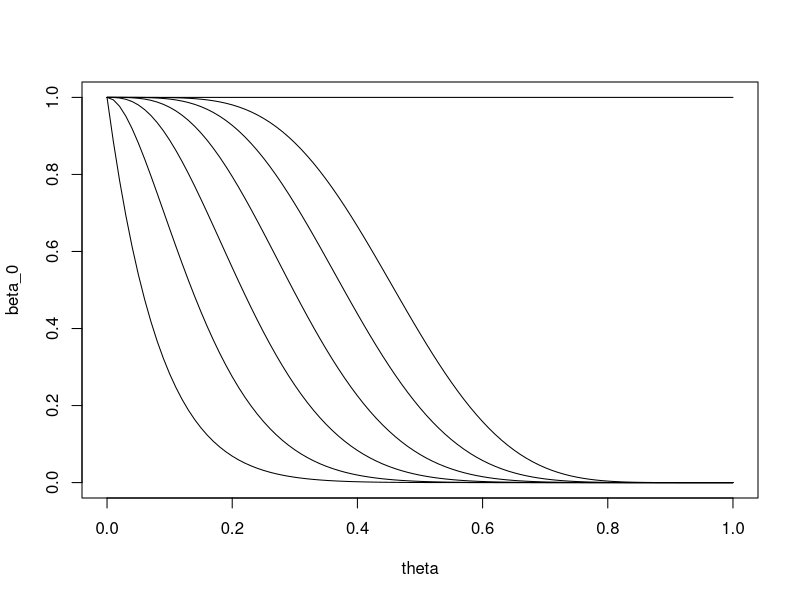
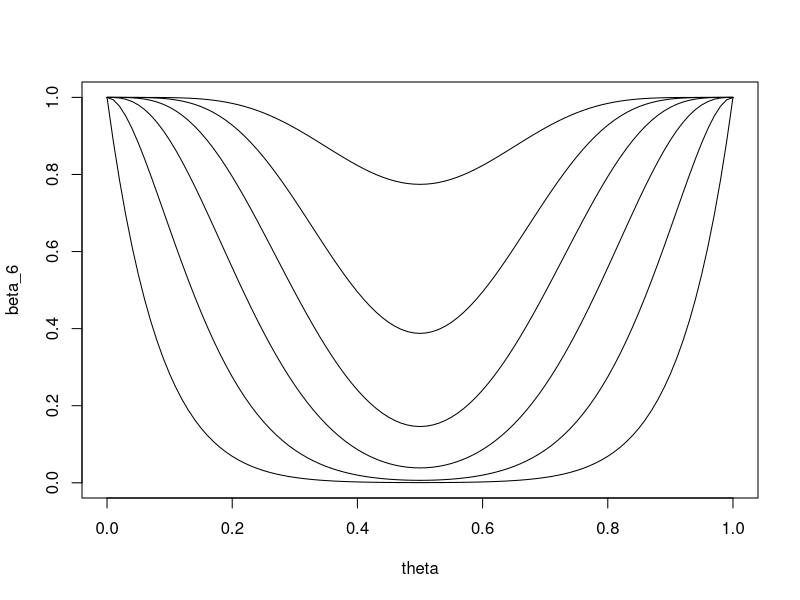

Write the R code that produced these figures, in order.
## ---- chunk 1
knitr::opts_chunk$set(echo = FALSE)
## ---- chunk 2
theta = seq(0, 1, by=0.01); n=12
beta_0 = pbinom(0, n, theta) # R = {r <= 0}
beta_1 = pbinom(1, n, theta) # R = {r <= 1}
beta_2 = pbinom(2, n, theta) # R = {r <= 2}
beta_3 = pbinom(3, n, theta)
beta_4 = pbinom(4, n, theta)
beta_5 = pbinom(5, n, theta)
beta_12 = pbinom(12, n, theta)
## ---- chunk 3
plot(theta, beta_0, type='l'); lines(theta, beta_1)
lines(theta, beta_2); lines(theta, beta_3)
lines(theta, beta_4); lines(theta, beta_5); lines(theta, beta_12)
## ---- chunk 4
theta = seq(0, 1, by=0.01); n=12
# R = {0,12}
beta_6 = pbinom(0, n, theta) + pbinom(0, n, 1-theta)
# R = {0,1,11,12}
beta_5 = pbinom(1, n, theta) + pbinom(1, n, 1-theta)
beta_4 = pbinom(2, n, theta) + pbinom(2, n, 1-theta) 
beta_3 = pbinom(3, n, theta) + pbinom(3, n, 1-theta)
beta_2 = pbinom(4, n, theta) + pbinom(4, n, 1-theta)
# R = {0,1,2,3,4,5,7,8,9,10,11,12}
beta_1 = pbinom(5, n, theta) + pbinom(5, n, 1-theta)
## ---- chunk 5
plot(theta, beta_6, type='l'); lines(theta, beta_5)
lines(theta, beta_4); lines(theta, beta_3)
lines(theta, beta_2); lines(theta, beta_1)
